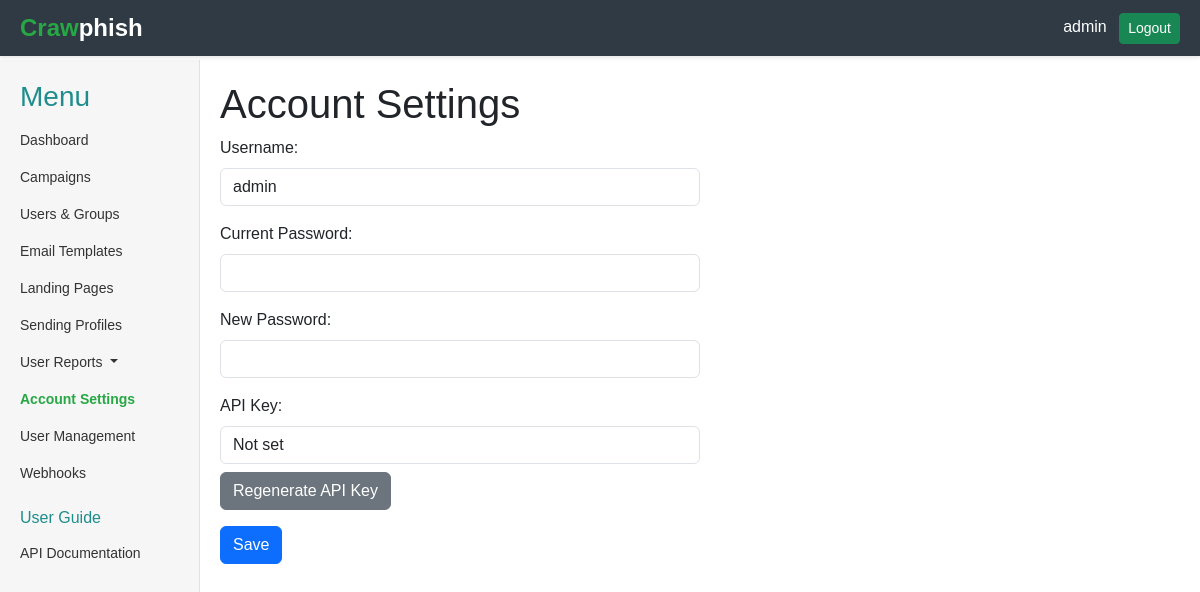
/settings/ (signed in), run on the app's committed database.
### core/models.py (models this page shows, shortened)
class User(AbstractUser):
    position = models.CharField(max_length=100, blank=True, null=True)
    api_key = models.CharField(max_length=100, blank=True, null=True)

### core/views.py (the view, shortened to what this page needs)
# urls.py: path('settings/', views.SettingsView.as_view(), name='settings'),
class SettingsView(LoginRequiredMixin, TemplateView):
    template_name = 'core/settings.html'

### core/templates/core/settings.html (shortened to what this page needs)
{% extends 'core/base.html' %}
{% block content %}
    <h1>Account Settings</h1>
    <form id="settingsForm" method="post" class="w-50">
        <div class="mb-3">
            <label for="username" class="form-label">Username:</label>
            <input type="text" class="form-control" id="username" name="username" value="{{ request.user.username }}">
        </div>
        <div class="mb-3">
            <label for="password" class="form-label">Current Password:</label>
            <input type="password" class="form-control" id="password" name="password">
        </div>
        <div class="mb-3">
            <label for="new_password" class="form-label">New Password:</label>
            <input type="password" class="form-control" id="new_password" name="new_password">
        </div>
        <div class="mb-3">
            <label for="api_key" class="form-label">API Key:</label>
            <input type="text" class="form-control" id="api_key" name="api_key" value="{{ request.user.api_key|default:'Not set' }}" readonly>
            <button type="button" class="btn btn-secondary mt-2" onclick="alert('API Key regeneration not implemented yet.')">Regenerate API Key</button>
        </div>
        <button type="submit" class="btn btn-primary">Save</button>
    </form>
{% endblock %}

### core/templates/core/base.html (shortened to what this page needs)
<!DOCTYPE html>
<html lang="en">
<head>
    <link rel="stylesheet" href="https://cdn.jsdelivr.net/npm/bootstrap-icons@1.11.1/font/bootstrap-icons.css">
    <link href="https://cdn.jsdelivr.net/npm/bootstrap@5.3.0/dist/css/bootstrap.min.css" rel="stylesheet">
</head>
<body>
    <div class="container-fluid">
        {% if request.user.is_authenticated %}
            <div class="header">
                <div class="logo">
                    <span style="color: #28a745;">Craw</span> phish
                </div>
                <div>
                    <span class="text-white me-2">{{ request.user.username }}</span>
                    <a href="{% url 'logout' %}" class="btn btn-success btn-sm">Logout</a>
                </div>
            </div>
        {% endif %}
        <div class="main-content-wrapper {% if not request.user.is_authenticated %}unauthenticated{% endif %}">
            {% if request.user.is_authenticated %}
                <div class="sidebar">
                    <h3 style="color: rgb(31, 141, 141);">Menu</h3>
                    <ul class="nav flex-column">
                        <li class="nav-item">
                            <a class="nav-link {% if request.resolver_match.url_name == 'dashboard' %}active{% endif %}" href="{% url 'core:dashboard' %}">Dashboard</a>
                        </li>
                        <li class="nav-item">
                            <a class="nav-link {% if request.resolver_match.url_name == 'campaigns' %}active{% endif %}" href="{% url 'core:campaigns' %}">Campaigns</a>
                        </li>
                        <li class="nav-item">
                            <a class="nav-link {% if request.resolver_match.url_name == 'users_groups' %}active{% endif %}" href="{% url 'core:users_groups' %}">Users & Groups</a>
                        </li>
                        <li class="nav-item">
                            <a class="nav-link {% if request.resolver_match.url_name == 'email_templates' %}active{% endif %}" href="{% url 'core:email_templates' %}">Email Templates</a>
                        </li>
                        <li class="nav-item">
                            <a class="nav-link {% if request.resolver_match.url_name == 'landing_pages' %}active{% endif %}" href="{% url 'core:landing_pages' %}">Landing Pages</a>
                        </li>
                        <li class="nav-item">
                            <a class="nav-link {% if request.resolver_match.url_name == 'sending_profiles' %}active{% endif %}" href="{% url 'core:sending_profiles' %}">Sending Profiles</a>
                        </li>
                        <li class="nav-item dropdown">
                            <a class="nav-link dropdown-toggle split" href="" id="userReportsDropdown" role="button" data-bs-toggle="dropdown" aria-expanded="false">
                              User Reports
                            </a>
                          </li>
                        <li class="nav-item">
                            <a class="nav-link {% if request.resolver_match.url_name == 'settings' %}active{% endif %}" href="{% url 'core:settings' %}">Account Settings</a>
                        </li>
                        {% if request.user.is_superuser %}
                            <li class="nav-item">
                                <a class="nav-link {% if request.resolver_match.url_name == 'user_management' %}active{% endif %}" href="{% url 'core:user_management' %}">User Management</a>
                            </li>
                        {% endif %}
                        <li class="nav-item">
                            <a class="nav-link {% if request.resolver_match.url_name == 'webhooks' %}active{% endif %}" href="{% url 'core:webhooks' %}">Webhooks</a>
                        </li>
                        <li class="nav-item">
                            <h6 style="color: rgb(31, 141, 141);" class="mt-3">User Guide</h6>
                        </li>
                        <li class="nav-item">
                            <a class="nav-link" href="#">API Documentation</a>
                        </li>
                    </ul>
                </div>
            {% endif %}
            <div class="main-content {% if not request.user.is_authenticated %}unauthenticated{% endif %}">
                {% block content %}{% endblock %}
            </div>
        </div>
    </div>
</body>
</html>

### core/templates/core/base.html (style rules this page uses)
body { margin: 0; font-family: Arial, sans-serif; }
.container-fluid { padding: 0; min-height: 100vh; display: flex; flex-direction: column; }
.header { background-color: #2F3A44; color: white; padding: 10px 20px; display: flex; justify-content: space-between; align-items: center; width: 100%; box-shadow: 0 2px 4px rgba(0, 0, 0, 0.1); position: fixed; top: 0; left: 0; z-index: 1000; }
.header .logo { font-size: 24px; font-weight: bold; display: flex; align-items: center; }
.main-content-wrapper { display: flex; flex: 1; margin-top: 60px; }
.sidebar { width: 200px; background-color: #F5F6F5; padding: 20px; border-right: 1px solid #dee2e6; height: calc(100vh - 60px); position: fixed; top: 60px; left: 0; z-index: 999; }
.sidebar .nav-link { color: #333; padding: 8px 0; font-size: 14px; }
.sidebar .nav-link.active { color: #28a745; font-weight: bold; }
.main-content { flex: 1; margin-left: 200px; padding: 20px; }

### data on the page
User: user.username "admin", username "admin", api_key "Not set"
